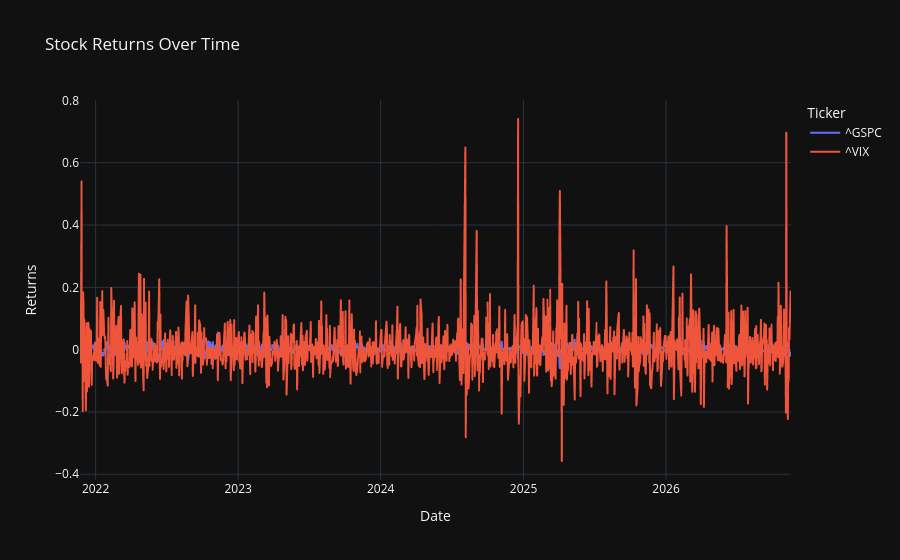

This figure's notebook cell:
### Code cell
px.line(market_returns, title='Stock Returns Over Time', labels={'value': 'Returns', 'Date': 'Date'}, template='plotly_dark')

### Figure 1 — Plotly figure (JSON) as saved in the notebook; plotly's stock layout.template omitted (floating-point values rounded to 4 significant figures; data arrays with more than 128 entries replaced by an {"elided": "..."} marker saying what was removed)
{"data": [{"hovertemplate": "Ticker=^GSPC<br>Date=%{x}<br>Returns=%{y}<extra></extra>", "legendgroup": "^GSPC", "line": {"color": "#636efa", "dash": "solid"}, "marker": {"symbol": "circle"}, "mode": "lines", "name": "^GSPC", "showlegend": true, "type": "scattergl", "x": {"elided": "1250 str values"}, "xaxis": "x", "y": {"elided": "1250 float values"}, "yaxis": "y"}, {"hovertemplate": "Ticker=^VIX<br>Date=%{x}<br>Returns=%{y}<extra></extra>", "legendgroup": "^VIX", "line": {"color": "#EF553B", "dash": "solid"}, "marker": {"symbol": "circle"}, "mode": "lines", "name": "^VIX", "showlegend": true, "type": "scattergl", "x": {"elided": "1250 str values"}, "xaxis": "x", "y": {"elided": "1250 float values"}, "yaxis": "y"}], "layout": {"legend": {"title": {"text": "Ticker"}, "tracegroupgap": 0}, "title": {"text": "Stock Returns Over Time"}, "xaxis": {"anchor": "y", "domain": [0, 1], "title": {"text": "Date"}}, "yaxis": {"anchor": "x", "domain": [0, 1], "title": {"text": "Returns"}}}}
